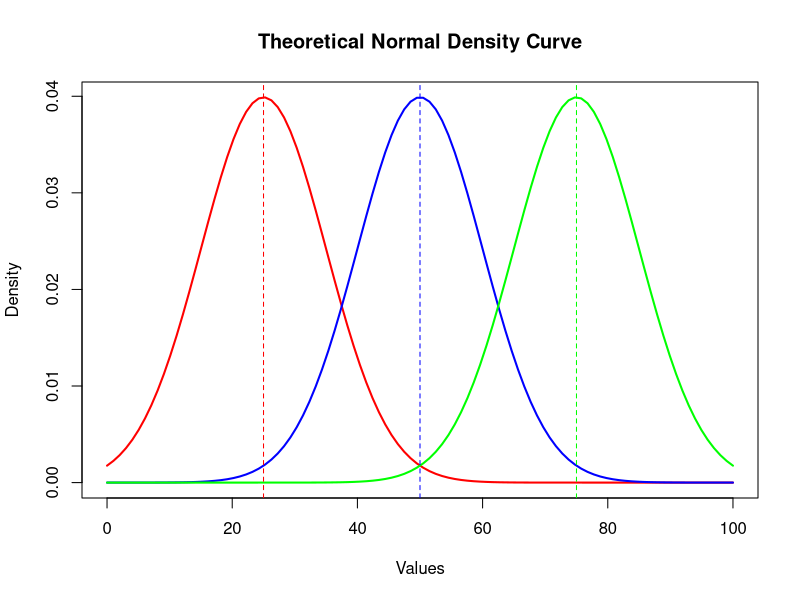
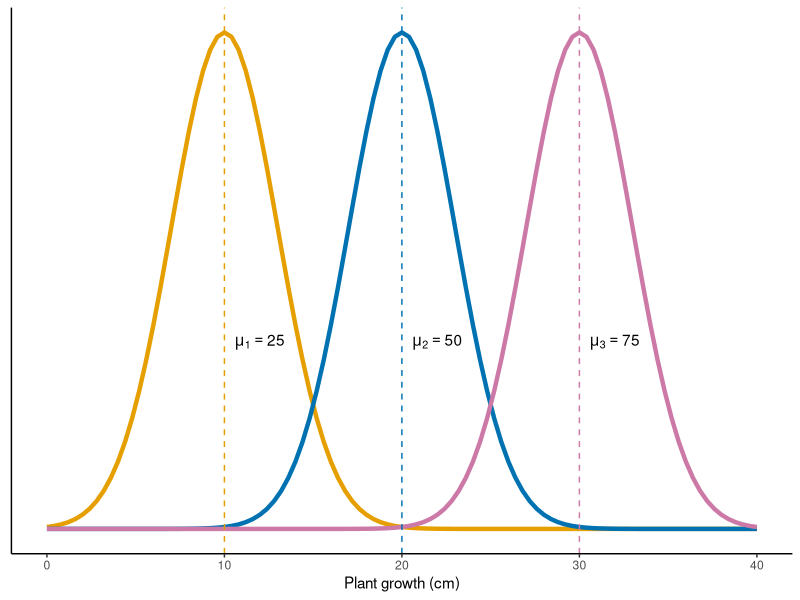
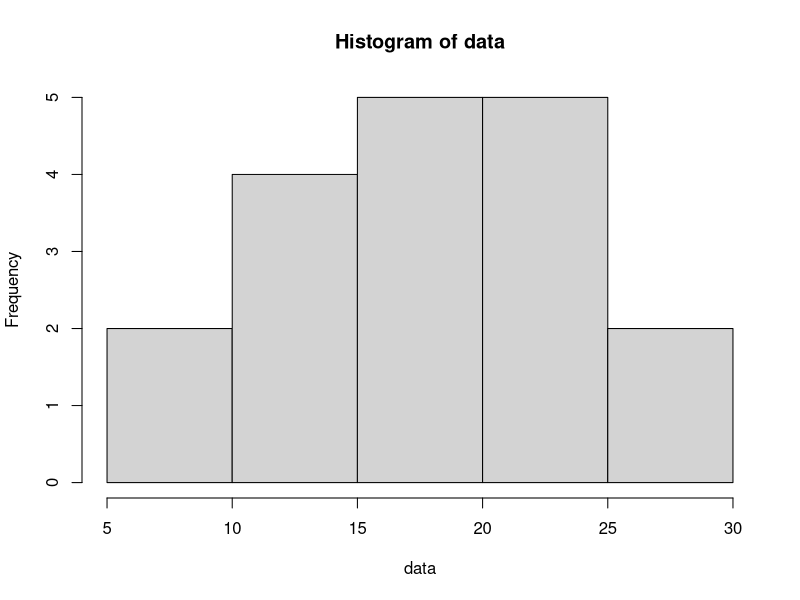
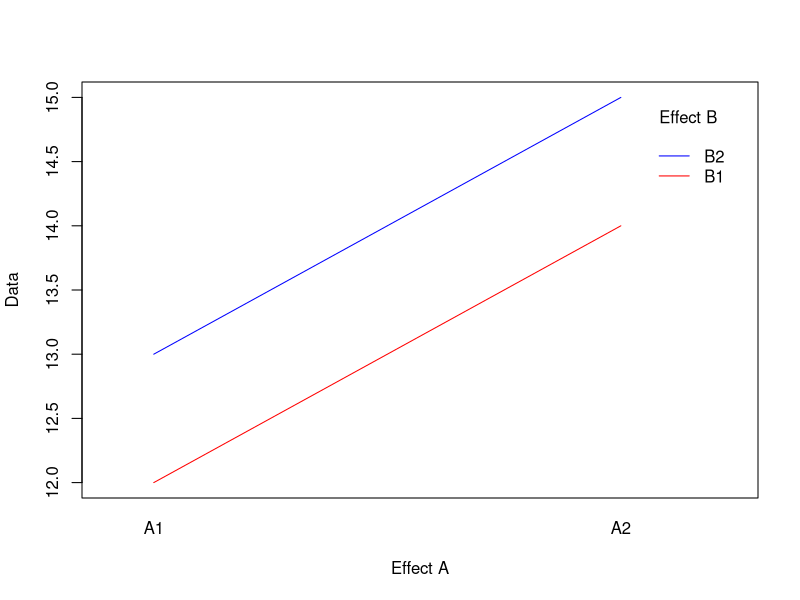

Generate these figures, in order, with R:
set.seed(1234)

a <- rnorm(1000,10,1)
b <- rnorm(1000,20,1)
c <- rnorm(1000,30,1)

x <- seq(0, 100, length.out = 100) # sequence of x-values
a <- dnorm(x, mean = 25, sd = 10) # calculate densities
b <- dnorm(x, mean = 50, sd = 10)
c <- dnorm(x, mean = 75, sd = 10)
plot(x, a,
     type = "l", 
     main = "Theoretical Normal Density Curve",
     xlab = "Values", ylab = "Density",
     col = "red", lwd = 2) 
lines(x,b,col = "blue", lwd = 2)
lines(x,c,col = "green", lwd = 2)
abline(v = c(25,50,75), col = c("red","blue","green"), lty = 2)

library(ggplot2)

ggplot(data.frame(x = c(0,40)), aes(x = x)) +
  stat_function(fun = dnorm, args = list(mean = 10, sd = 3), color = "#E69F00", linewidth = 1.5) +
  stat_function(fun = dnorm, args = list(mean = 20, sd = 3), color = "#0072B2", linewidth = 1.5) +
  stat_function(fun = dnorm, args = list(mean = 30, sd = 3), color = "#CC79A7", linewidth = 1.5) + 
  geom_vline(xintercept = c(10,20,30), 
             color = c("#E69F00","#0072B2","#CC79A7"), 
             linetype = "dashed") +
  geom_text(data = data.frame(
    x = c(12, 22, 32),
    y = c(0.05, 0.05, 0.05),
    label = c("mu[1] == 25", "mu[2] == 50", "mu[3] == 75")),
    aes(x = x, y = y, label = label), parse = TRUE) +
  labs(x = "Plant growth (cm)") +
  theme(axis.line = element_line(colour = "black"),
        panel.grid.major = element_blank(),
        panel.grid.minor = element_blank(),
        panel.border = element_blank(),
        panel.background = element_blank(),
        axis.ticks.y = element_blank(),
        axis.text.y = element_blank(),
        axis.title.y = element_blank())

set.seed(4444)
growth <- data.frame(a = round(rnorm(6,12,3),2),
                     b = round(rnorm(6,18,3),2),
                     c = round(rnorm(6,24,3),2))
growth
growth <- data.frame(a = growth$a,
                     b = growth$b,
                     c = growth$c)
data <- c(growth$a, growth$b, growth$c)
hist(data)

table <- array(data = c(12,14,13,15), dim = c(2,2), dimnames = list(c("A1", "A2"),
                                                                      c("B1", "B2")))
table

inter <- data.frame(A = rep(c("A1","A2"),each = 2),
                    B = rep(c("B1","B2"),2),
                    Data = c(12,13,14,15))

interaction.plot(x.factor = inter$A,
                 trace.factor = inter$B, 
                 response = inter$Data, fun = mean,
                 xlab = "Effect A",ylab = "Data", trace.label = "Effect B",
                 col = c("red","blue"), lty = 1, pch = 2)






